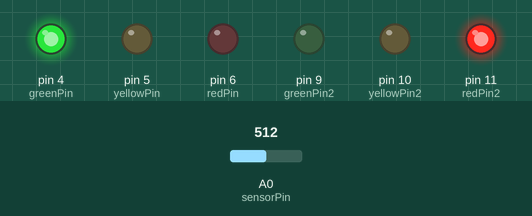
Recording of a sketch running on a simulated Arduino Uno, built with avr-gcc and run on an emulated ATmega328P. Shown: output pins drawn as LEDs (lit = HIGH). Inputs (shaded band) come from the test bench; at power-on: A0 (sensorPin) = 512.

Above: at 5.0 s.
At 12.0 s:
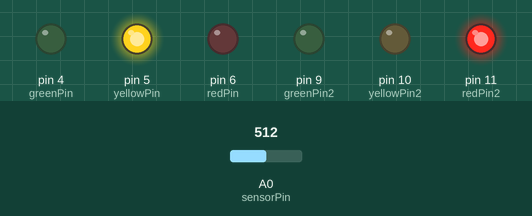
At 19.0 s:
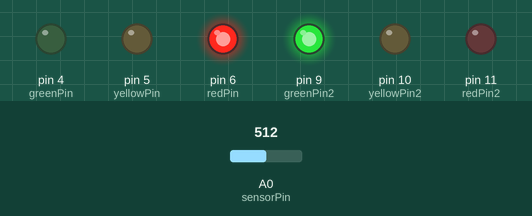
At 26.0 s:
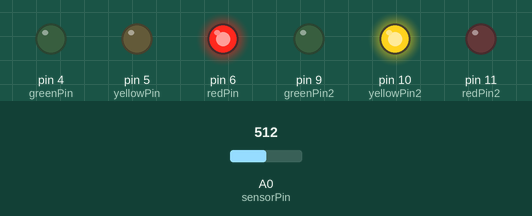
Timing chart, 0 to 36.4 s (numbered marks = the images above):
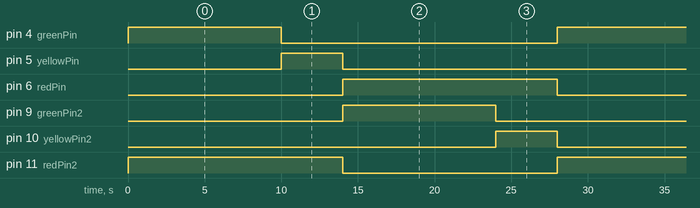

The sketch:

trafficlights.ino
```cpp
int greenPin = 4;
int yellowPin = 5;
int redPin = 6;

int greenPin2 = 9;
int yellowPin2 = 10;
int redPin2 = 11;

int sensorPin = A0;

void setup() {
  pinMode(greenPin, OUTPUT);
  pinMode(yellowPin, OUTPUT);
  pinMode(redPin, OUTPUT);

  pinMode(greenPin2, OUTPUT);
  pinMode(yellowPin2, OUTPUT);
  pinMode(redPin2, OUTPUT);

  digitalWrite(greenPin, HIGH);
  digitalWrite(redPin2, HIGH);
}

void loop() {

  if(analogRead(sensorPin)<550){
  digitalWrite(redPin, LOW);
  digitalWrite(greenPin2, LOW);
  digitalWrite(greenPin, HIGH);
  digitalWrite(redPin2, HIGH);
  delay(10000);

  digitalWrite(greenPin, LOW);
  digitalWrite(yellowPin, HIGH);
  delay(4000);
  digitalWrite(yellowPin, LOW);

  digitalWrite(redPin, HIGH);
  digitalWrite(redPin2, LOW);
  digitalWrite(greenPin2, HIGH);
  delay(10000);

  digitalWrite(greenPin2, LOW);
  digitalWrite(yellowPin2,HIGH);
  delay(4000);
  digitalWrite(yellowPin2,LOW);
  digitalWrite(redPin2,HIGH);

  digitalWrite(redPin, LOW);
  digitalWrite(greenPin, HIGH);
  }
}
```

Measured:
- by itself, pin 4 (greenPin), pin 9 (greenPin2): alternates HIGH for 10.0 s and LOW for 18.0 s
- by itself, pin 5 (yellowPin), pin 10 (yellowPin2): alternates HIGH for 4.0 s and LOW for 24.0 s
- by itself, pin 6 (redPin), pin 11 (redPin2): alternates HIGH for 14.0 s and LOW for 14.0 s
